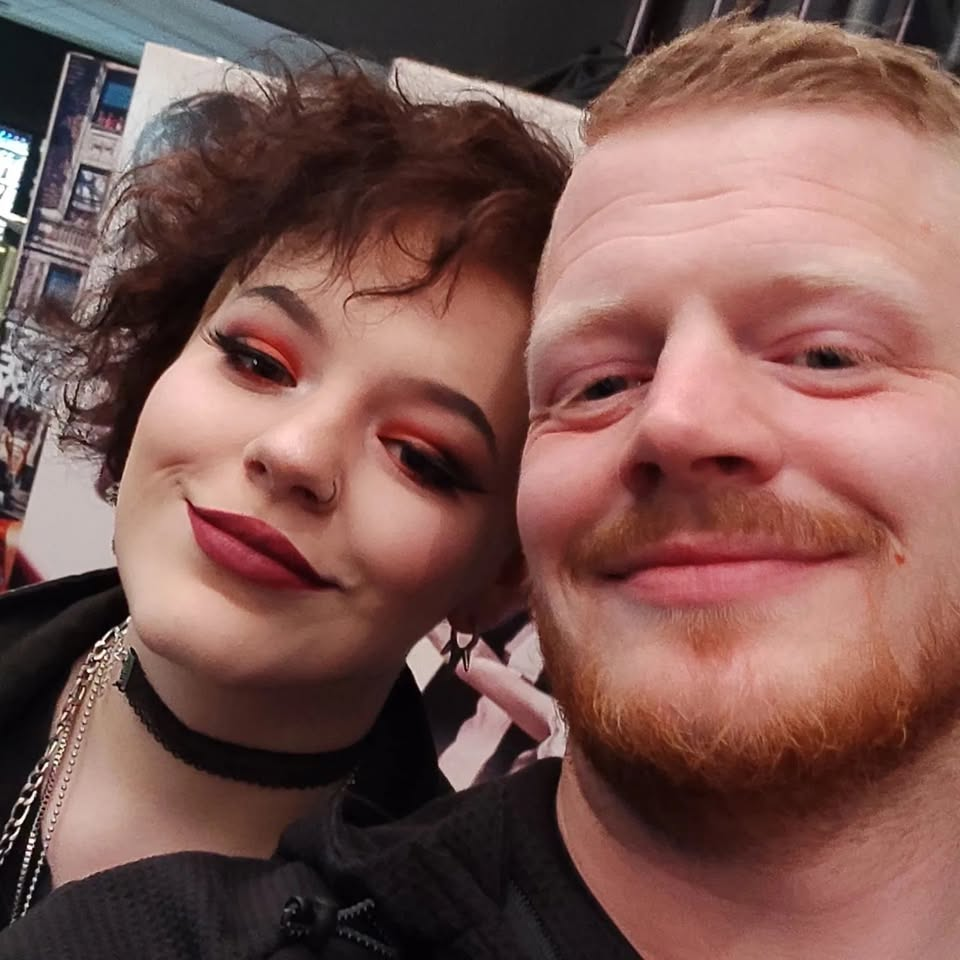
#> input picture pipeline-01-depth-anything/input/image_01.jpg, 960 x 960 px; its folder holds only this picture in this run
$ python appearance_refine.py --input ../../../../../../../pipeline-01-depth-anything/input/image_01.jpg --output out.png
#> lines starting #> are read from the running program, lines starting #| are printed output that depends on the picture
### Crystal-Workshop/2.5D-pipeline/code/utils.py
"""
utils.py — shared plumbing for the converter's 2.5D relief pipeline.
Path: converter/2.5D-pipeline/code/utils.py

Same contract as image-pipeline/code/utils.py: every script takes explicit
--input and --output paths and never invents a filename, so the Node runner
owns the whole temporary-file lifecycle.

The one thing this module does that the others do not is point the Hugging
Face cache at Models/ before transformers is imported anywhere. Left alone,
transformers writes ~1.3 GB into %USERPROFILE%\\.cache, which then does not
travel to the VPS and does not show up in this folder's disk usage.
"""

from __future__ import annotations

import argparse
import os
import sys
from pathlib import Path

PIPELINE_ROOT = Path(__file__).resolve().parent.parent
INPUT_DIR = PIPELINE_ROOT / "input"
OUTPUT_DIR = PIPELINE_ROOT / "output"
MODELS_DIR = PIPELINE_ROOT / "Models"

# External research baselines. Hugging Face assets are pinned to exact Hub
# revisions; the Apple checkpoint is pinned to the source repository revision
# and verified by size plus a local SHA-256 record after download.
MODEL_ASSETS = {
    "moge-2-vitb-normal": {
        "kind": "huggingface",
        "repo_id": "Ruicheng/moge-2-vitb-normal",
        "revision": "54ad3a693e61907ea4633d13dec6ee682fa09419",
        "directory": "moge-2-vitb-normal",
        "license": "MIT (Hugging Face model-card tag; retain upstream files)",
        "required_files": ["model.pt"],
    },
    "moge-2-vitl-normal": {
        "kind": "huggingface",
        "repo_id": "Ruicheng/moge-2-vitl-normal",
        "revision": "b135031bae30b5ac2ae141a0e68717795ce38340",
        "directory": "moge-2-vitl-normal",
        "license": "MIT (Hugging Face model-card tag; retain upstream files)",
        "required_files": ["model.pt"],
    },
    "depth-pro": {
        "kind": "url",
        "url": "https://ml-site.cdn-apple.com/models/depth-pro/depth_pro.pt",
        "source_repo": "https://github.com/apple/ml-depth-pro",
        "source_revision": "9efe5c1def37a26c5367a71df664b18e1306c708",
        "directory": "depth-pro/checkpoints",
        "filename": "depth_pro.pt",
        "expected_bytes": 1904446787,
        "license": "Apple ml-depth-pro LICENSE terms",
        "required_files": ["depth_pro.pt"],
    },
    "opencv-face-detector-yunet": {
        "kind": "huggingface",
        "repo_id": "opencv/face_detection_yunet",
        "revision": "3cc26e7f1014a5ee5d74a42acee58bafc9d0a310",
        "directory": "opencv-face-detector-yunet",
        "license": "MIT (upstream LICENSE retained beside the checkpoint)",
        "required_files": ["face_detection_yunet_2023mar.onnx", "LICENSE"],
    },
}

RECOMMENDED_BASELINE = (
    "moge-2-vitb-normal",
    "moge-2-vitl-normal",
    "depth-pro",
    "opencv-face-detector-yunet",
)

# Millimetres, mirroring DEFAULT_CRYSTAL_MARGIN in
# pipeline-converter/code/utils/printer_dxf.py. That module stays authoritative
# for the real fit; this is only the relief's own framing default.
DEFAULT_CRYSTAL_MARGIN = 1.0
MIN_CRYSTAL_MARGIN = 0.1


# [23 lines left out: functions use_local_model_cache, base_parser, not called in this run]


def report(message: str) -> None:
    """Unbuffered, because the web UI streams stdout line by line as it arrives."""
    print(message, flush=True)


# [4 lines left out: function fail, not called in this run]


def prepare_output(path: Path) -> Path:
    """Make sure the destination folder exists before anything tries to write there."""
    path.parent.mkdir(parents=True, exist_ok=True)
    return path


# [59 lines left out: functions torch_device, parse_template, usable_space, not called in this run]

### Crystal-Workshop/2.5D-pipeline/.Markdown/methods/v35-best-2026-09-05/code-snapshot/code/appearance_refine.py
"""
File: converter/2.5D-pipeline/code/appearance_refine.py
Purpose:
 - Preserve photograph-derived beard, hair, eyelid, wrinkle and skin detail as
   a dedicated monochrome appearance map for crystal-style relief previews.
 - Keep tonal/pigment information separate from physical depth so make-up,
   shadows and beard colour cannot become false geometric bumps.

The resulting PNG is not a printer command file. It is a deterministic visual
and downstream sampling input whose bright/dark structure can later be mapped
to dot density once the real laser calibration is available.
"""

from __future__ import annotations

import argparse
import json
import sys
from pathlib import Path

import cv2
import numpy as np
from PIL import Image

sys.path.insert(0, str(Path(__file__).parent))

from utils import fail, prepare_output, report  # noqa: E402


def read_photo(path: Path) -> tuple[np.ndarray, np.ndarray]:
    """Return RGB 0..1 data and the source alpha/matte as a separate plane."""
    with Image.open(path) as source:
#> source is the input picture: PIL image 960x960 RGB; mean R, G, B 123.9, 87.2, 81.6
        source.load()
        rgba = np.asarray(source.convert("RGBA"), dtype=np.float32) / 255.0
    return rgba[..., :3], rgba[..., 3]


def perceptual_luma(rgb: np.ndarray) -> np.ndarray:
    """Use Lab lightness so coloured make-up/hair retain human-visible contrast."""
    rgb_u8 = np.rint(np.clip(rgb, 0.0, 1.0) * 255.0).astype(np.uint8)
    return cv2.cvtColor(rgb_u8, cv2.COLOR_RGB2LAB)[..., 0].astype(np.float32) / 255.0


def robust_tone_range(tone: np.ndarray, alpha: np.ndarray, clip_percent: float) -> np.ndarray:
    """Stretch only foreground percentiles; transparent/black padding cannot steal range."""
    sample = tone[alpha > 0.1]
    if sample.size < 64:
        sample = tone.reshape(-1)
    low, high = np.percentile(sample, [clip_percent, 100.0 - clip_percent])
    if high - low < 1e-6:
        fail("The photograph has no usable tonal range for an appearance map.")
    return np.clip((tone - float(low)) / float(high - low), 0.0, 1.0)


def build_appearance(
    rgb: np.ndarray,
    alpha: np.ndarray,
    illumination_sigma: float,
    detail_fine_sigma: float,
    detail_coarse_sigma: float,
    local_contrast: float,
    detail_strength: float,
    toning: float,
    clip_percent: float,
) -> tuple[np.ndarray, np.ndarray, np.ndarray]:
    """Build base lightness, signed micro-detail and final crystal-tone planes."""
    luma = perceptual_luma(rgb)

    illumination = cv2.GaussianBlur(
        luma,
        (0, 0),
        sigmaX=illumination_sigma,
        sigmaY=illumination_sigma,
        borderType=cv2.BORDER_REFLECT,
    )
    fine = cv2.GaussianBlur(
        luma,
        (0, 0),
        sigmaX=detail_fine_sigma,
        sigmaY=detail_fine_sigma,
        borderType=cv2.BORDER_REFLECT,
    )
    coarse = cv2.GaussianBlur(
        luma,
        (0, 0),
        sigmaX=detail_coarse_sigma,
        sigmaY=detail_coarse_sigma,
        borderType=cv2.BORDER_REFLECT,
    )

    broad_local = luma - illumination
    micro_detail = fine - coarse
    enhanced = luma + local_contrast * broad_local + detail_strength * micro_detail
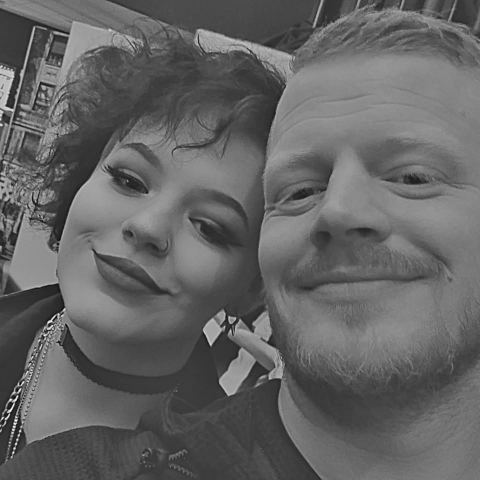
#> enhanced: shape (960, 960) float32 (shown at 1/2 size); min -0.667, max 2.04, mean 0.398; drawn with min black and max white
    enhanced = robust_tone_range(enhanced, alpha, clip_percent)
#> in robust_tone_range, `low, high = np.percentile(sample, [clip_percent, 100.0 - clip_percent])`: low = -0.258; high = 1.21

    # Preserve the source face shading while borrowing a controlled amount of
    # the locally enhanced signal. Toning is a contrast slope around middle
    # grey, matching the visible Cockpit3D behaviour more closely than a gamma
    # curve that would wash every skin highlight toward white.
    tone = luma * 0.65 + enhanced * 0.35
    tone = np.clip(0.5 + (tone - 0.5) * toning, 0.0, 1.0)
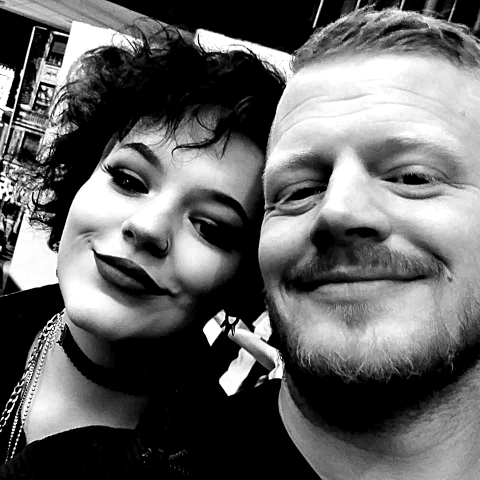
#> tone: shape (960, 960) float32 (shown at 1/2 size); min 0, max 1, mean 0.393
    tone *= np.clip(alpha, 0.0, 1.0)
    return luma, micro_detail, np.clip(tone, 0.0, 1.0)


def save_outputs(
    output: Path,
    aux_output: Path,
    rgb: np.ndarray,
    alpha: np.ndarray,
    luma: np.ndarray,
    detail: np.ndarray,
    tone: np.ndarray,
) -> None:
    """Write reusable RGBA tone data and a readable three-panel QA image."""
    prepare_output(output)
    tone_u8 = np.rint(tone * 255.0).astype(np.uint8)
    alpha_u8 = np.rint(np.clip(alpha, 0.0, 1.0) * 255.0).astype(np.uint8)
#> alpha_u8: shape (960, 960); every value is 255
    rgba = np.dstack([tone_u8, tone_u8, tone_u8, alpha_u8])
    Image.fromarray(rgba, mode="RGBA").save(output)

    aux_output.mkdir(parents=True, exist_ok=True)
    foreground = alpha > 0.1
#> foreground: shape (960, 960) bool; every value is 1
    magnitude = float(np.percentile(np.abs(detail[foreground]), 99.0)) if foreground.any() else 1.0
#> magnitude = 0.155
    detail_preview = np.clip(detail / max(magnitude, 1e-6) * 0.5 + 0.5, 0.0, 1.0)
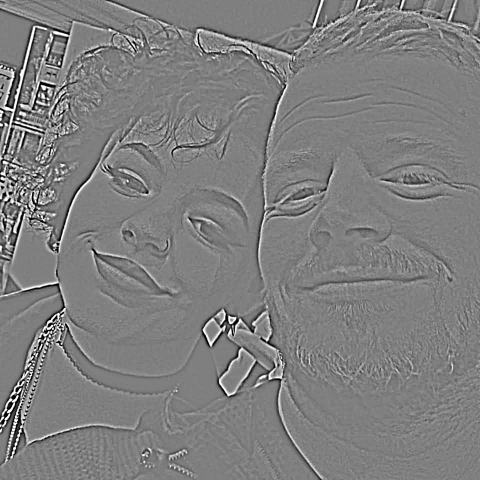
#> detail_preview: shape (960, 960) float32 (shown at 1/2 size); min 0, max 1, mean 0.499
    Image.fromarray(np.rint(detail_preview * 255.0).astype(np.uint8), mode="L").save(
        aux_output / "appearance-microdetail.png"
    )

    rgb_panel = np.rint(np.clip(rgb, 0.0, 1.0) * 255.0).astype(np.uint8)
    luma_u8 = np.rint(np.clip(luma, 0.0, 1.0) * 255.0).astype(np.uint8)
    luma_panel = np.repeat(luma_u8[..., None], 3, axis=2)
    tone_panel = np.repeat(tone_u8[..., None], 3, axis=2)
    panel = np.concatenate([rgb_panel, luma_panel, tone_panel], axis=1)
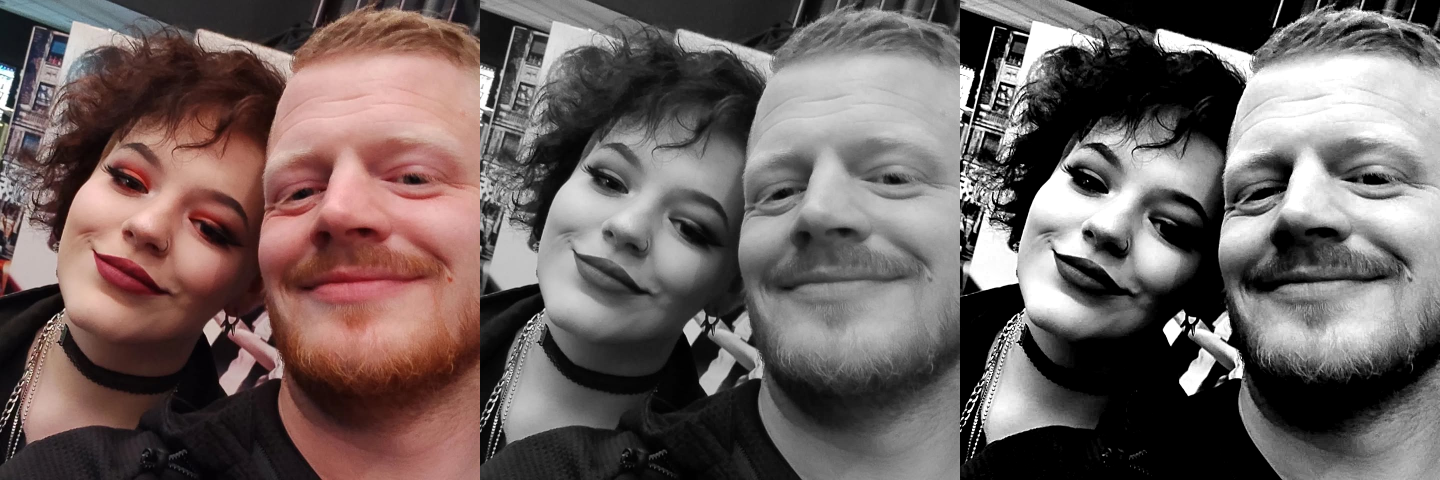
#> panel: shape (960, 2880, 3) (shown at 1/2 size); mean R, G, B 108.5, 96.3, 94.4
    Image.fromarray(panel, mode="RGB").save(aux_output / "rgb-luma-crystal-tone.png")


def main() -> int:
    parser = argparse.ArgumentParser(description="Build a crystal-style monochrome appearance map.")
    parser.add_argument("--input", required=True, type=Path, help="Original RGB/RGBA photograph.")
    parser.add_argument("--output", required=True, type=Path, help="RGBA crystal-tone PNG.")
    parser.add_argument("--aux-output", type=Path, help="QA image folder.")
    parser.add_argument("--illumination-sigma", type=float, default=48.0)
    parser.add_argument("--detail-fine-sigma", type=float, default=0.7)
    parser.add_argument("--detail-coarse-sigma", type=float, default=3.2)
    parser.add_argument("--local-contrast", type=float, default=0.55)
    parser.add_argument("--detail-strength", type=float, default=1.35)
    parser.add_argument("--toning", type=float, default=1.8)
    parser.add_argument("--clip-percent", type=float, default=0.5)
    args = parser.parse_args()

    if args.illumination_sigma < 2.0:
        fail("--illumination-sigma must be at least 2 pixels.")
    if not 0.2 <= args.detail_fine_sigma < args.detail_coarse_sigma:
        fail("--detail-fine-sigma must be >= 0.2 and smaller than --detail-coarse-sigma.")
    if not 0.0 <= args.local_contrast <= 3.0:
        fail("--local-contrast must be between 0 and 3.")
    if not 0.0 <= args.detail_strength <= 5.0:
        fail("--detail-strength must be between 0 and 5.")
    if not 0.2 <= args.toning <= 5.0:
        fail("--toning must be between 0.2 and 5.")
    if not 0.0 <= args.clip_percent < 25.0:
        fail("--clip-percent must be between 0 and 25.")

    rgb, alpha = read_photo(args.input)
    report(f"[appearance] source {args.input.name} {rgb.shape[1]}x{rgb.shape[0]}")
    luma, detail, tone = build_appearance(
        rgb,
        alpha,
        args.illumination_sigma,
        args.detail_fine_sigma,
        args.detail_coarse_sigma,
        args.local_contrast,
        args.detail_strength,
        args.toning,
        args.clip_percent,
    )
    aux_output = args.aux_output or args.output.parent / "appearance-refinement"
    save_outputs(args.output, aux_output, rgb, alpha, luma, detail, tone)

    metadata = {
        "appearance_refinement_complete": True,
        "backend": "perceptual-luma-multiscale-detail",
        "input": str(args.input),
        "output": str(args.output),
        "semantics": "monochrome appearance/tonal input; not physical depth and not calibrated laser power",
        "settings": {
            "illumination_sigma": args.illumination_sigma,
            "detail_fine_sigma": args.detail_fine_sigma,
            "detail_coarse_sigma": args.detail_coarse_sigma,
            "local_contrast": args.local_contrast,
            "detail_strength": args.detail_strength,
            "toning": args.toning,
            "clip_percent": args.clip_percent,
        },
        "measured": {
            "foreground_fraction": float(np.mean(alpha > 0.1)),
            "mean_tone": float(np.mean(tone[alpha > 0.1])) if np.any(alpha > 0.1) else 0.0,
            "mean_absolute_microdetail": float(np.mean(np.abs(detail[alpha > 0.1])))
            if np.any(alpha > 0.1)
            else 0.0,
        },
    }
    sidecar = args.output.with_suffix(".json")
    sidecar.write_text(json.dumps(metadata, indent=2), encoding="utf-8")
    report(f"[appearance] wrote {args.output}")
    report(f"[appearance] wrote {sidecar}")
    report(f"[appearance] QA previews {aux_output}")
    return 0


if __name__ == "__main__":
    raise SystemExit(main())
#> (the program exits here)

$ run again, on Crystal-Workshop/2.5D-pipeline/.Markdown/runs/2026-09-02-amma-2-image-preprocess/artifacts/gallery/01-original.jpeg
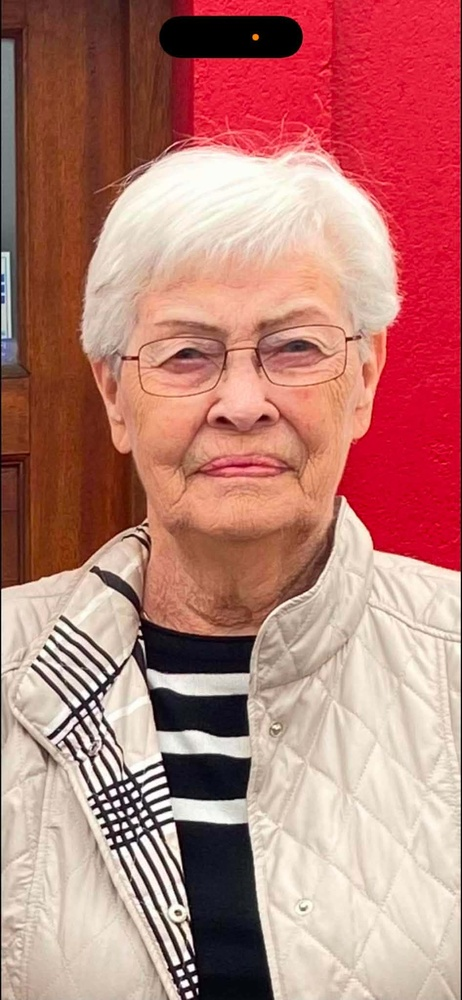
#> input picture Crystal-Workshop/2.5D-pipeline/.Markdown/runs/2026-09-02-amma-2-image-preprocess/artifacts/gallery/01-original.jpeg, 462 x 1000 px, shrunk from 946 x 2047 before the run
#> in read_photo, source is the input picture: PIL image 462x1000 RGB; mean R, G, B 185, 125.6, 118.1
#> alpha: shape (1000, 462) float32; every value is 1
#> low = -0.612; high = 1.53
#> in build_appearance, `tone = np.clip(0.5 + (tone - 0.5) * toning, 0.0, 1.0)`:
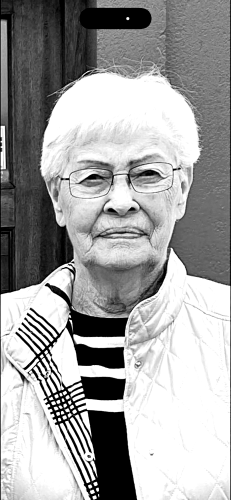
#> tone: shape (1000, 462) float32 (shown at 1/2 size); min 0, max 1, mean 0.634
#> alpha_u8: shape (1000, 462); every value is 255
#> foreground: shape (1000, 462) bool; every value is 1
#> magnitude = 0.314
#> in save_outputs, `panel = np.concatenate([rgb_panel, luma_panel, tone_panel], axis=1)`:
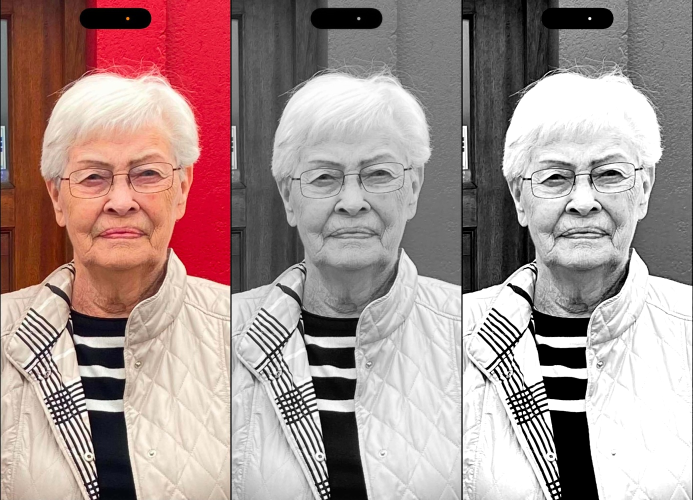
#> panel: shape (1000, 1386, 3) (shown at 1/2 size); mean R, G, B 166.3, 146.5, 144
